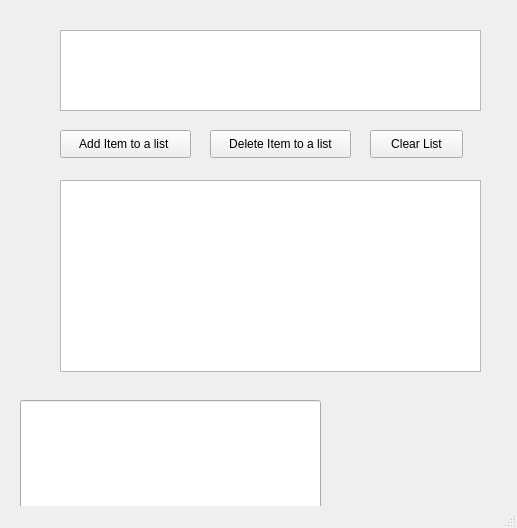
<?xml version="1.0" encoding="UTF-8"?>
<ui version="4.0">
 <class>MainWindow</class>
 <widget class="QMainWindow" name="MainWindow">
  <property name="geometry">
   <rect>
    <x>0</x>
    <y>0</y>
    <width>517</width>
    <height>528</height>
   </rect>
  </property>
  <property name="windowTitle">
   <string>MainWindow</string>
  </property>
  <widget class="QWidget" name="centralwidget">
   <widget class="QListView" name="addItem_lineEdit">
    <property name="geometry">
     <rect>
      <x>60</x>
      <y>30</y>
      <width>421</width>
      <height>81</height>
     </rect>
    </property>
   </widget>
   <widget class="QListView" name="mylist_listWidget">
    <property name="geometry">
     <rect>
      <x>60</x>
      <y>180</y>
      <width>421</width>
      <height>192</height>
     </rect>
    </property>
   </widget>
   <widget class="QPushButton" name="add_item_pushbutton">
    <property name="geometry">
     <rect>
      <x>60</x>
      <y>130</y>
      <width>131</width>
      <height>28</height>
     </rect>
    </property>
    <property name="text">
     <string>Add Item to a list </string>
    </property>
   </widget>
   <widget class="QPushButton" name="delete_item_pushbuuton">
    <property name="geometry">
     <rect>
      <x>210</x>
      <y>130</y>
      <width>141</width>
      <height>28</height>
     </rect>
    </property>
    <property name="text">
     <string>Delete Item to a list</string>
    </property>
   </widget>
   <widget class="QPushButton" name="clear_item_pushbutton">
    <property name="geometry">
     <rect>
      <x>370</x>
      <y>130</y>
      <width>93</width>
      <height>28</height>
     </rect>
    </property>
    <property name="text">
     <string>Clear List</string>
    </property>
   </widget>
   <widget class="QLineEdit" name="lineEdit">
    <property name="geometry">
     <rect>
      <x>20</x>
      <y>400</y>
      <width>301</width>
      <height>121</height>
     </rect>
    </property>
   </widget>
  </widget>
  <widget class="QMenuBar" name="menubar">
   <property name="geometry">
    <rect>
     <x>0</x>
     <y>0</y>
     <width>517</width>
     <height>26</height>
    </rect>
   </property>
  </widget>
  <widget class="QStatusBar" name="statusbar"/>
 </widget>
 <resources/>
 <connections/>
</ui>
